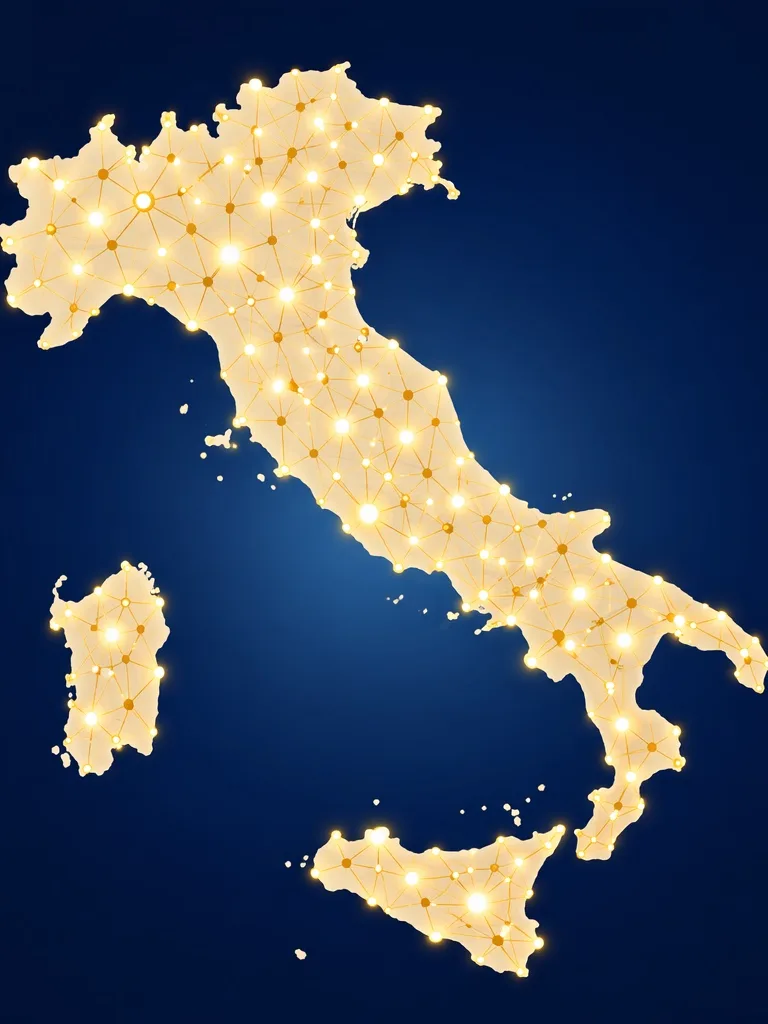
#> input picture images/mappa-italia.webp, 768 x 1024 px, found by its file name
$ python pa_og_jpg.py
#> lines starting #> are read from the running program, lines starting #| are printed output that depends on the picture
from pathlib import Path
from PIL import Image

BASE = Path("/Users/luigia/SITO-PA")
src = BASE / "images" / "mappa-italia.webp"
dst = BASE / "images" / "mappa-og.jpg"

im = Image.open(src).convert("RGB")
#> im is the input picture: PIL image 768x1024 RGB; mean R, G, B 67.9, 78.8, 96.2
print("originale:", im.size)
#| originale: (768, 1024)

# canvas 1200x630, immagine centrata senza deformarla
W, H = 1200, 630
im.thumbnail((W, H), Image.LANCZOS)
#> im: PIL image 472x630 RGB
canvas = Image.new("RGB", (W, H), (255, 253, 248))
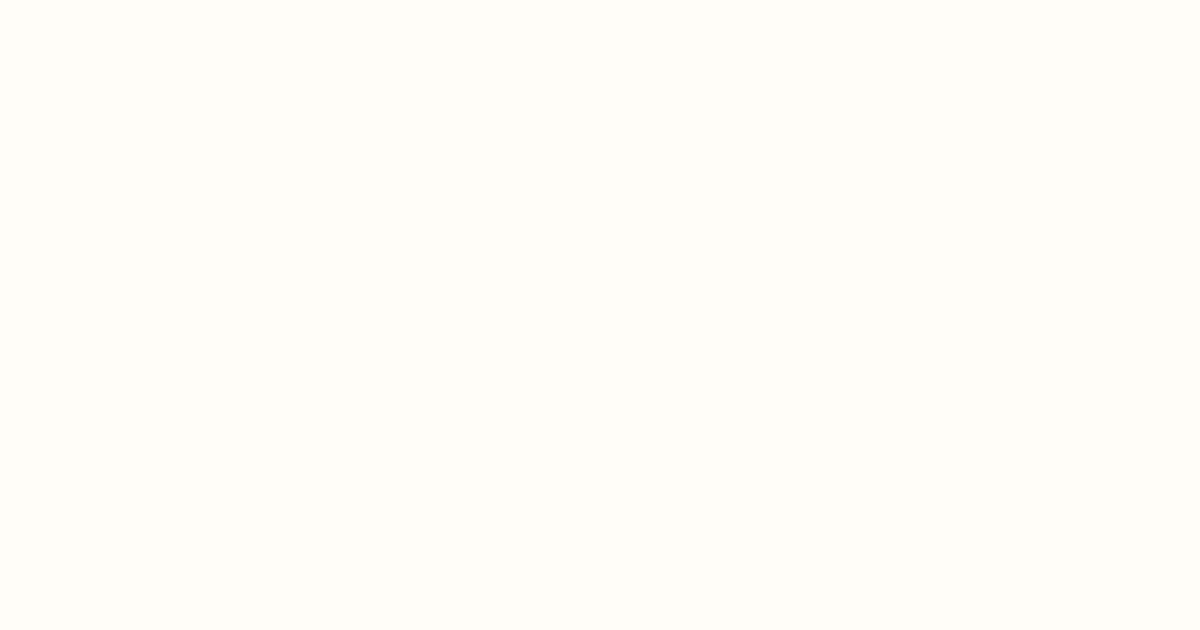
#> canvas: PIL image 1200x630 RGB; mean R, G, B 255, 253, 248
canvas.paste(im, ((W - im.width) // 2, (H - im.height) // 2))
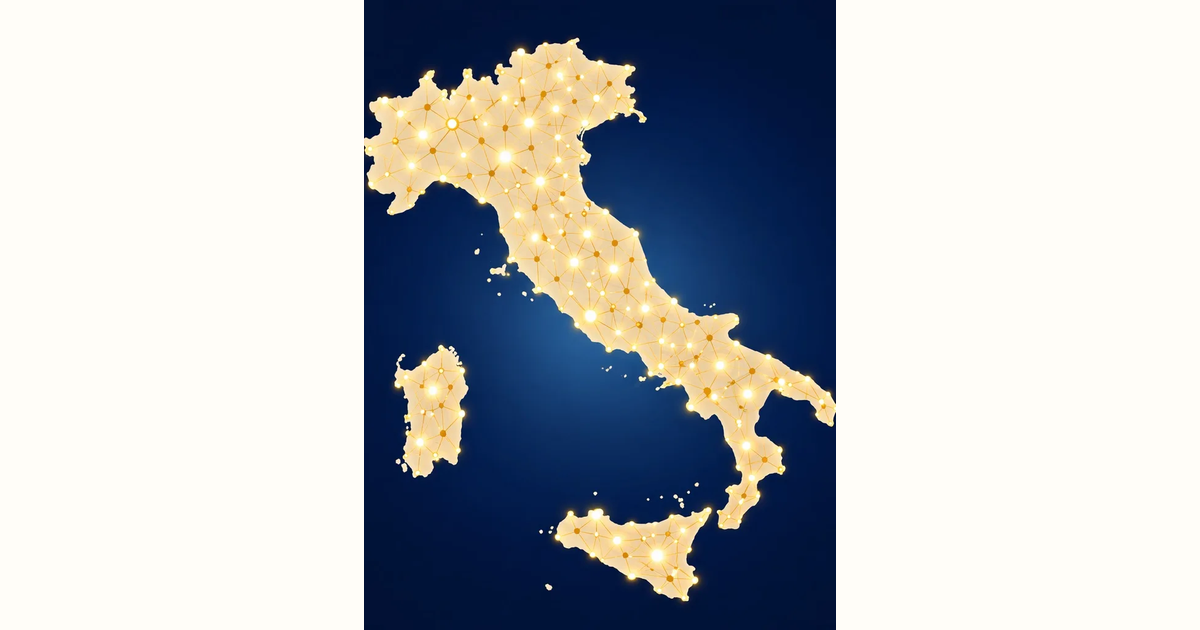
#> canvas: PIL image 1200x630 RGB; mean R, G, B 181.4, 184.5, 188.3
canvas.save(dst, "JPEG", quality=88, optimize=True)
print("creato:", dst, canvas.size)
#| creato: /Users/luigia/SITO-PA/images/mappa-og.jpg (1200, 630)

# aggiorna il tag og:image in mappa.html
f = BASE / "mappa.html"
#> (the run stopped early here; a loop or call above may not have finished)

$ run again, with images/amilcare-mollica-ritratto.webp copied over images/mappa-italia.webp
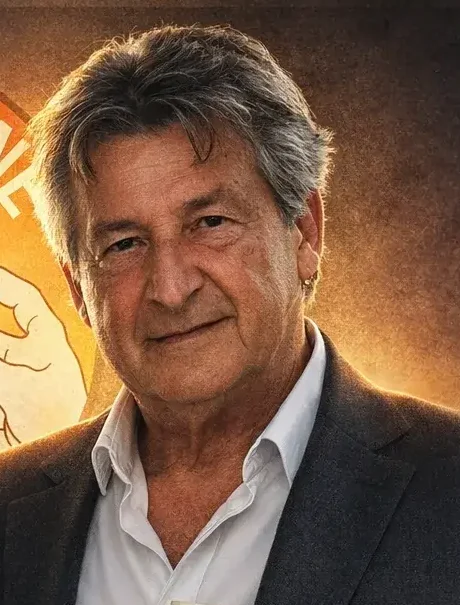
#> input picture images/amilcare-mollica-ritratto.webp, 460 x 605 px, found by its file name
#> im is the input picture: PIL image 460x605 RGB; mean R, G, B 121.1, 90.8, 68.7
#| originale: (460, 605)
#> `canvas.paste(im, ((W - im.width) // 2, (H - im.height) // 2))`:
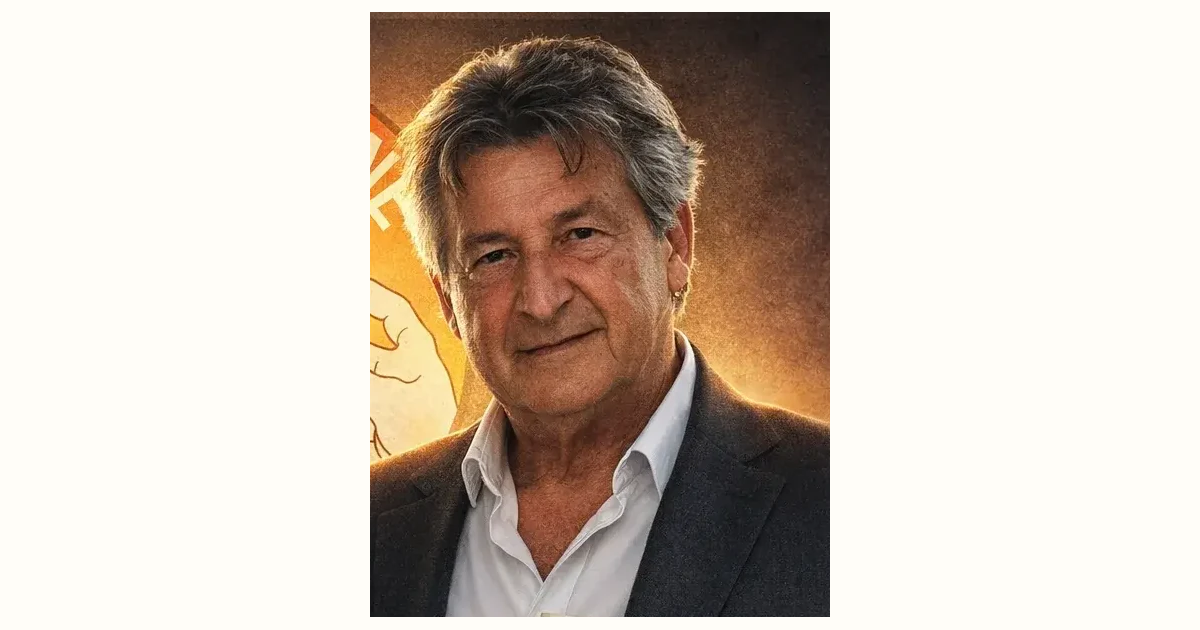
#> canvas: PIL image 1200x630 RGB; mean R, G, B 205.7, 193.3, 182
#| creato: /Users/luigia/SITO-PA/images/mappa-og.jpg (1200, 630)
